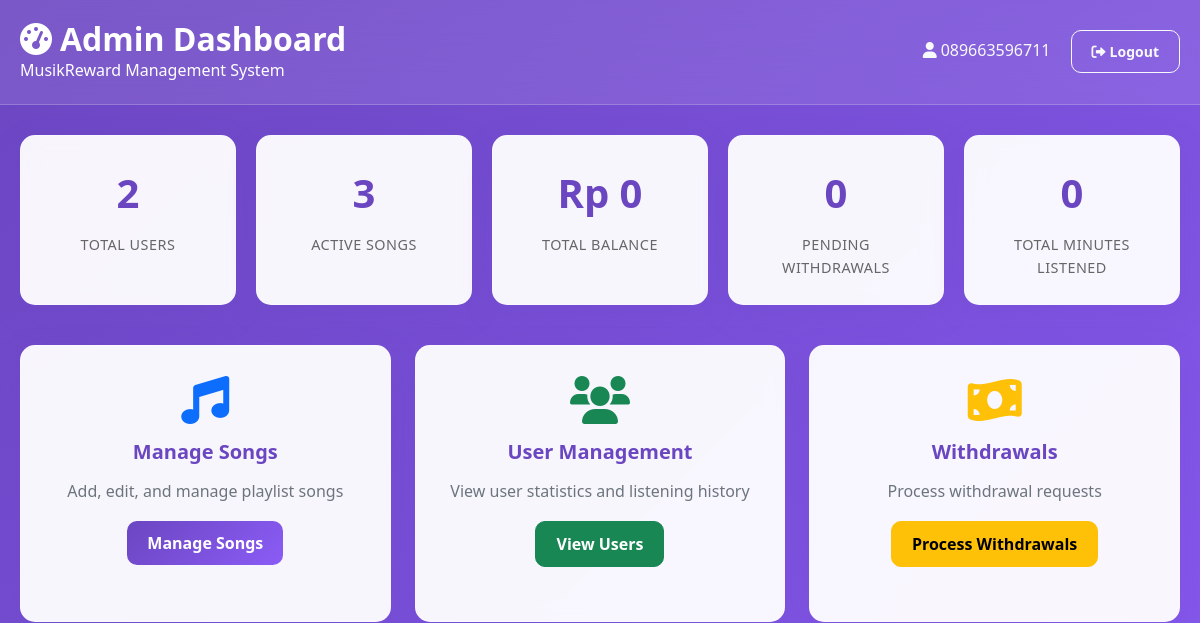
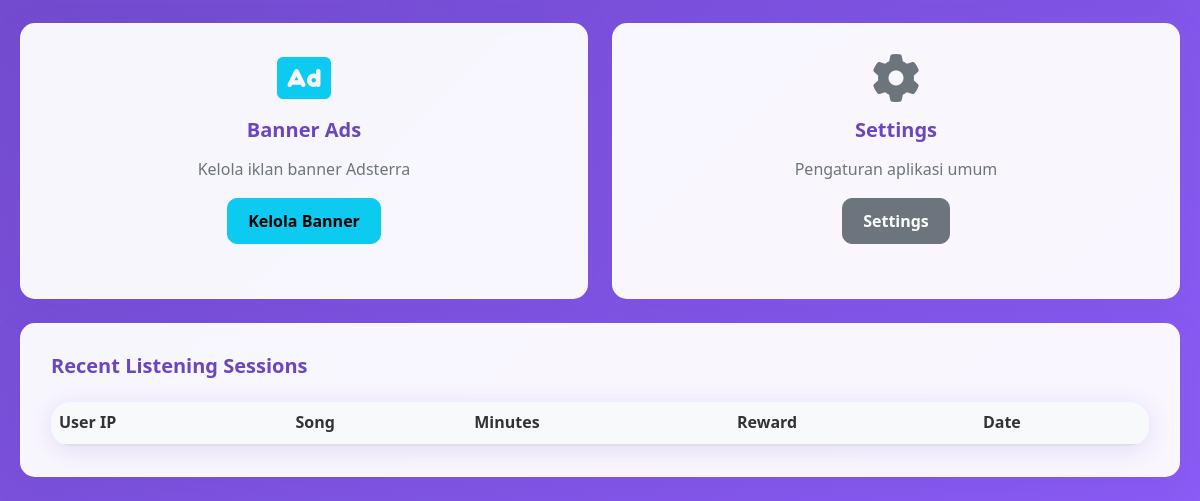
The page /admin/index.php (signed in) on the database as committed earlier (2 pictures, top to bottom).
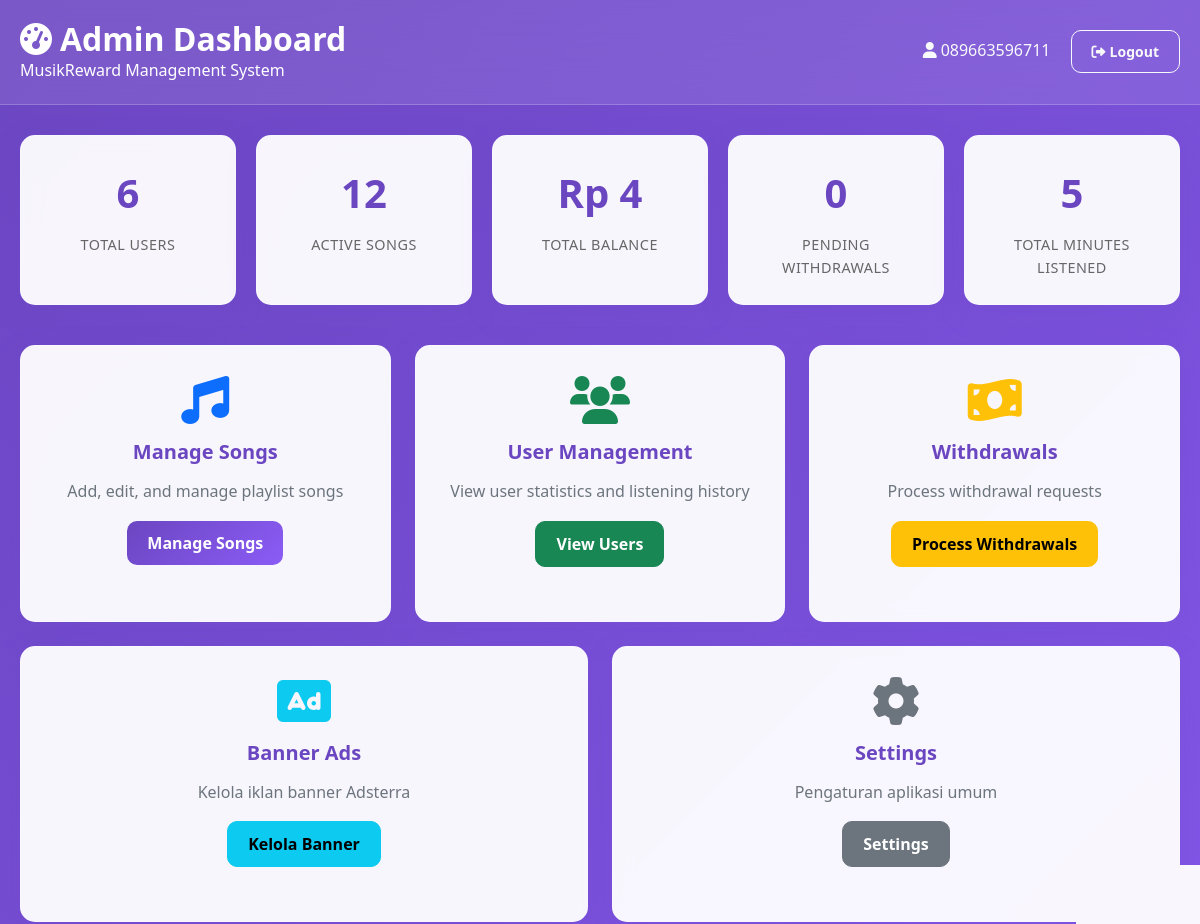
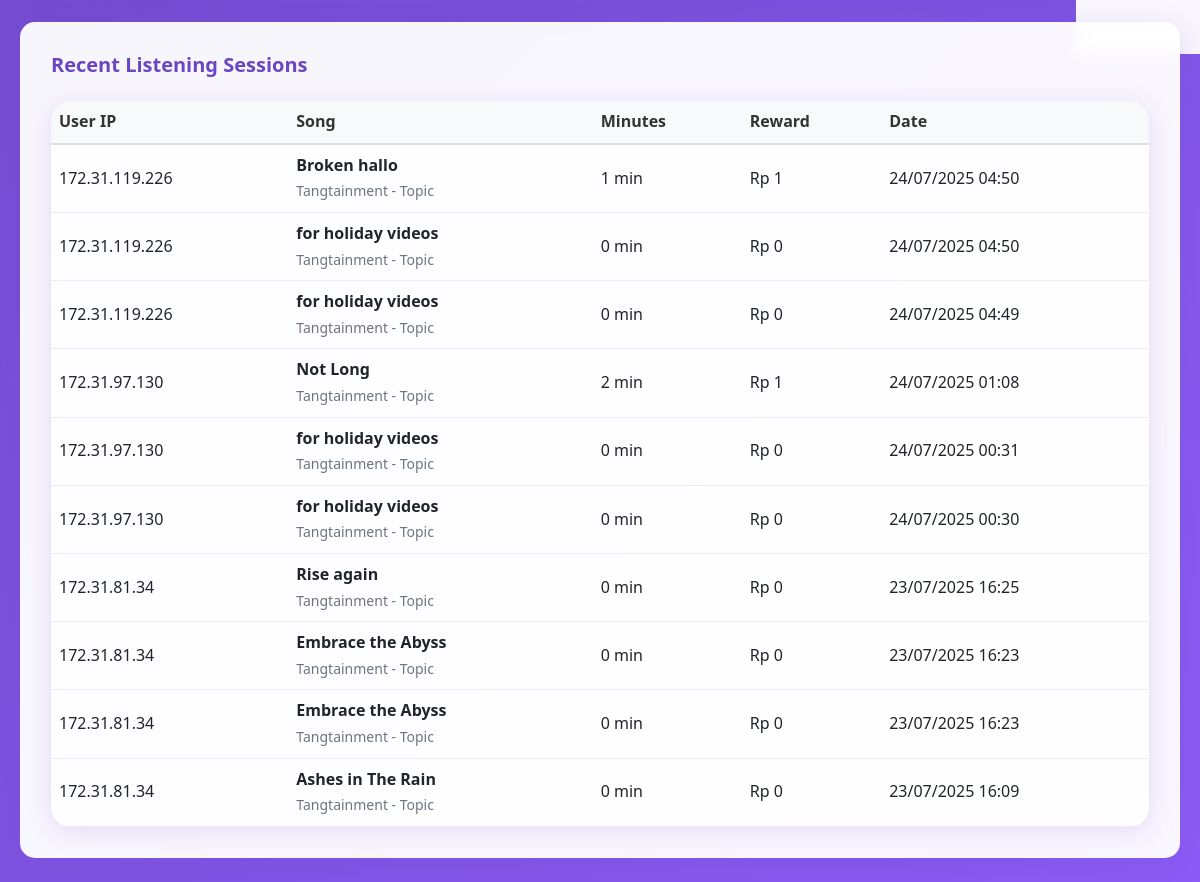
The same page on the database as committed later (2 pictures, top to bottom).
### tables this page shows
CREATE TABLE listening_sessions (
            id INTEGER PRIMARY KEY AUTOINCREMENT,
            user_ip TEXT NOT NULL,
            song_id INTEGER NOT NULL,
            minutes_listened INTEGER DEFAULT 0,
            reward_earned REAL DEFAULT 0.00,
            completed INTEGER DEFAULT 0,
            created_at DATETIME DEFAULT CURRENT_TIMESTAMP,
            FOREIGN KEY (song_id) REFERENCES songs(id)
        );

CREATE TABLE songs (
            id INTEGER PRIMARY KEY AUTOINCREMENT,
            youtube_id TEXT NOT NULL,
            title TEXT NOT NULL,
            artist TEXT NOT NULL,
            thumbnail_url TEXT,
            duration INTEGER DEFAULT 0,
            is_active INTEGER DEFAULT 1,
            created_at DATETIME DEFAULT CURRENT_TIMESTAMP
        );

### admin/index.php (the view, shortened to what the changed rows need)
<?php
require_once '../config/database.php';
$stmt = $pdo->query("SELECT COUNT(*) as total_users FROM users");
$totalUsers = $stmt->fetch()['total_users'];
$stmt = $pdo->query("SELECT COUNT(*) as total_songs FROM songs WHERE is_active = 1");
$totalSongs = $stmt->fetch()['total_songs'];
$stmt = $pdo->query("SELECT SUM(balance) as total_balance FROM users");
$totalBalance = $stmt->fetch()['total_balance'] ?: 0;
$stmt = $pdo->query("SELECT SUM(minutes_listened) as total_minutes FROM listening_sessions");
$totalMinutes = $stmt->fetch()['total_minutes'] ?: 0;
?>
<!DOCTYPE html>
<html lang="id">
<head>
    <link href="https://cdn.jsdelivr.net/npm/bootstrap@5.1.3/dist/css/bootstrap.min.css" rel="stylesheet">
    <link href="https://cdnjs.cloudflare.com/ajax/libs/font-awesome/6.0.0/css/all.min.css" rel="stylesheet">
    <link href="../assets/css/style.css?v=<?= time() ?>" rel="stylesheet">
</head>
<body>
    <div class="admin-header">
        <div class="container">
            <div class="d-flex justify-content-between align-items-center">
                <div>
                    <h1><i class="fas fa-tachometer-alt me-2"></i>Admin Dashboard</h1>
                </div>
            </div>
        </div>
    </div>
    <div class="container">
        <div class="stats-grid">
            <div class="stat-card">
                <div class="stat-number"><?= number_format($totalUsers) ?></div>
                <div class="stat-label">Total Users</div>
            </div>
            <div class="stat-card">
                <div class="stat-number"><?= number_format($totalSongs) ?></div>
                <div class="stat-label">Active Songs</div>
            </div>
            <div class="stat-card">
                <div class="stat-number">Rp <?= number_format($totalBalance, 0, ',', '.') ?></div>
                <div class="stat-label">Total Balance</div>
            </div>
            <div class="stat-card">
                <div class="stat-number"><?= number_format($totalMinutes) ?></div>
                <div class="stat-label">Total Minutes Listened</div>
            </div>
        </div>
        <div class="admin-card">
            <div class="table-responsive">
                <table class="table">
                    <thead>
                        <tr>
                            <th>User IP</th>
                            <th>Song</th>
                            <th>Minutes</th>
                            <th>Reward</th>
                            <th>Date</th>
                        </tr>
                    </thead>
                    <tbody>
                        <?php
                        $stmt = $pdo->query("
                            SELECT ls.*, s.title, s.artist
                            FROM listening_sessions ls
                            JOIN songs s ON ls.song_id = s.id
                            ORDER BY ls.created_at DESC
                            LIMIT 10
                        ");
                        $sessions = $stmt->fetchAll();
                        foreach ($sessions as $session): ?>
                        <tr>
                            <td><?= htmlspecialchars($session['user_ip']) ?></td>
                            <td>
                                <strong><?= htmlspecialchars($session['title']) ?></strong><br>
                                <small class="text-muted"><?= htmlspecialchars($session['artist']) ?></small>
                            </td>
                            <td><?= $session['minutes_listened'] ?> min</td>
                            <td>Rp <?= number_format($session['reward_earned'], 0, ',', '.') ?></td>
                            <td><?= date('d/m/Y H:i', strtotime($session['created_at'])) ?></td>
                        </tr>
                        <?php endforeach; ?>
                    </tbody>
                </table>
            </div>
        </div>
    </div>
</body>
</html>

Rows that differ between the two databases and show on the page:
added listening_sessions: user_ip "172.31.119.226", song.title "Broken hallo", song.artist "Tangtainment - Topic", minutes_listened "1", reward_earned "1", created_at "24/07/2025 04:50"
added listening_sessions: user_ip "172.31.119.226", song.title "for holiday videos", song.artist "Tangtainment - Topic", minutes_listened "0", reward_earned "0", created_at "24/07/2025 04:50"
added listening_sessions: user_ip "172.31.119.226", song.title "for holiday videos", song.artist "Tangtainment - Topic", minutes_listened "0", reward_earned "0", created_at "24/07/2025 04:49"
added listening_sessions: user_ip "172.31.97.130", song.title "Not Long", song.artist "Tangtainment - Topic", minutes_listened "2", reward_earned "1", created_at "24/07/2025 01:08"
added listening_sessions: user_ip "172.31.97.130", song.title "for holiday videos", song.artist "Tangtainment - Topic", minutes_listened "0", reward_earned "0", created_at "24/07/2025 00:31"
added listening_sessions: user_ip "172.31.97.130", song.title "for holiday videos", song.artist "Tangtainment - Topic", minutes_listened "0", reward_earned "0", created_at "24/07/2025 00:30"
added listening_sessions: user_ip "172.31.81.34", song.title "Rise again", song.artist "Tangtainment - Topic", minutes_listened "0", reward_earned "0", created_at "23/07/2025 16:25"
added listening_sessions: user_ip "172.31.81.34", song.title "Embrace the Abyss", song.artist "Tangtainment - Topic", minutes_listened "0", reward_earned "0", created_at "23/07/2025 16:23"
added listening_sessions: user_ip "172.31.81.34", song.title "Embrace the Abyss", song.artist "Tangtainment - Topic", minutes_listened "0", reward_earned "0", created_at "23/07/2025 16:23"
added listening_sessions: user_ip "172.31.81.34", song.title "Ashes in The Rain", song.artist "Tangtainment - Topic", minutes_listened "0", reward_earned "0", created_at "23/07/2025 16:09"
Other text that changed with them:
$totalUsers: "2" → "6"
$totalSongs: "3" → "12"
$totalBalance: "0" → "4"
$totalMinutes: "0" → "5"
